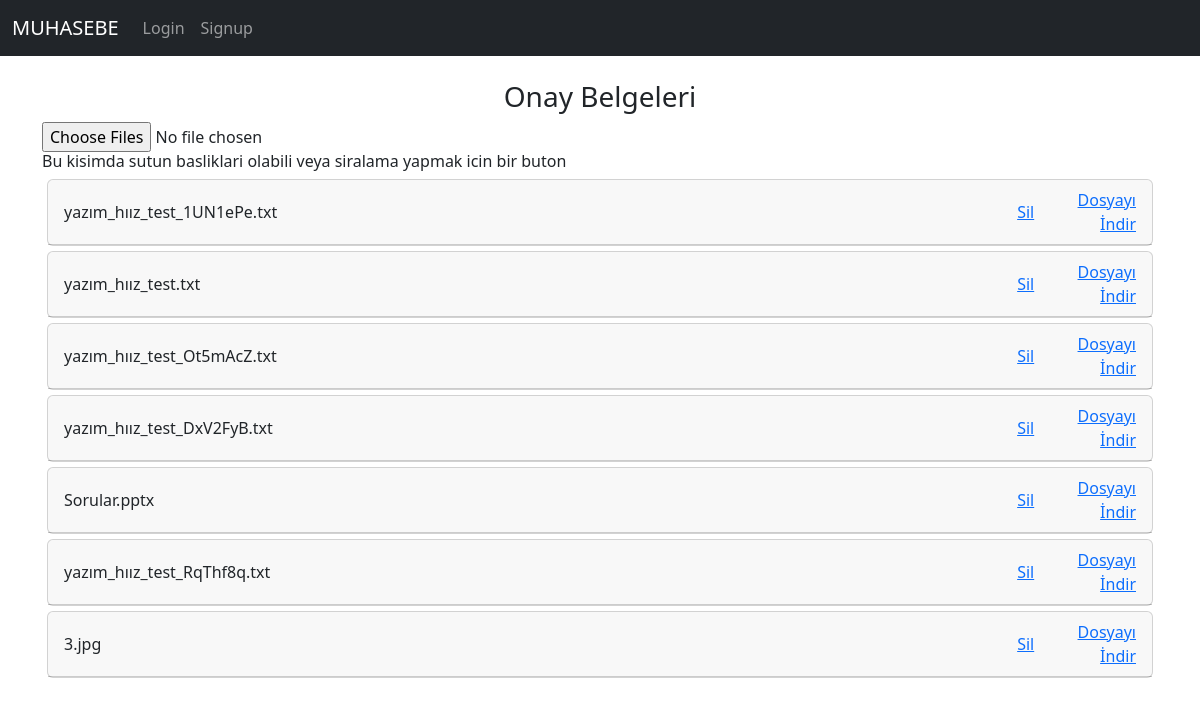
The app's page /onay_list/, older data.
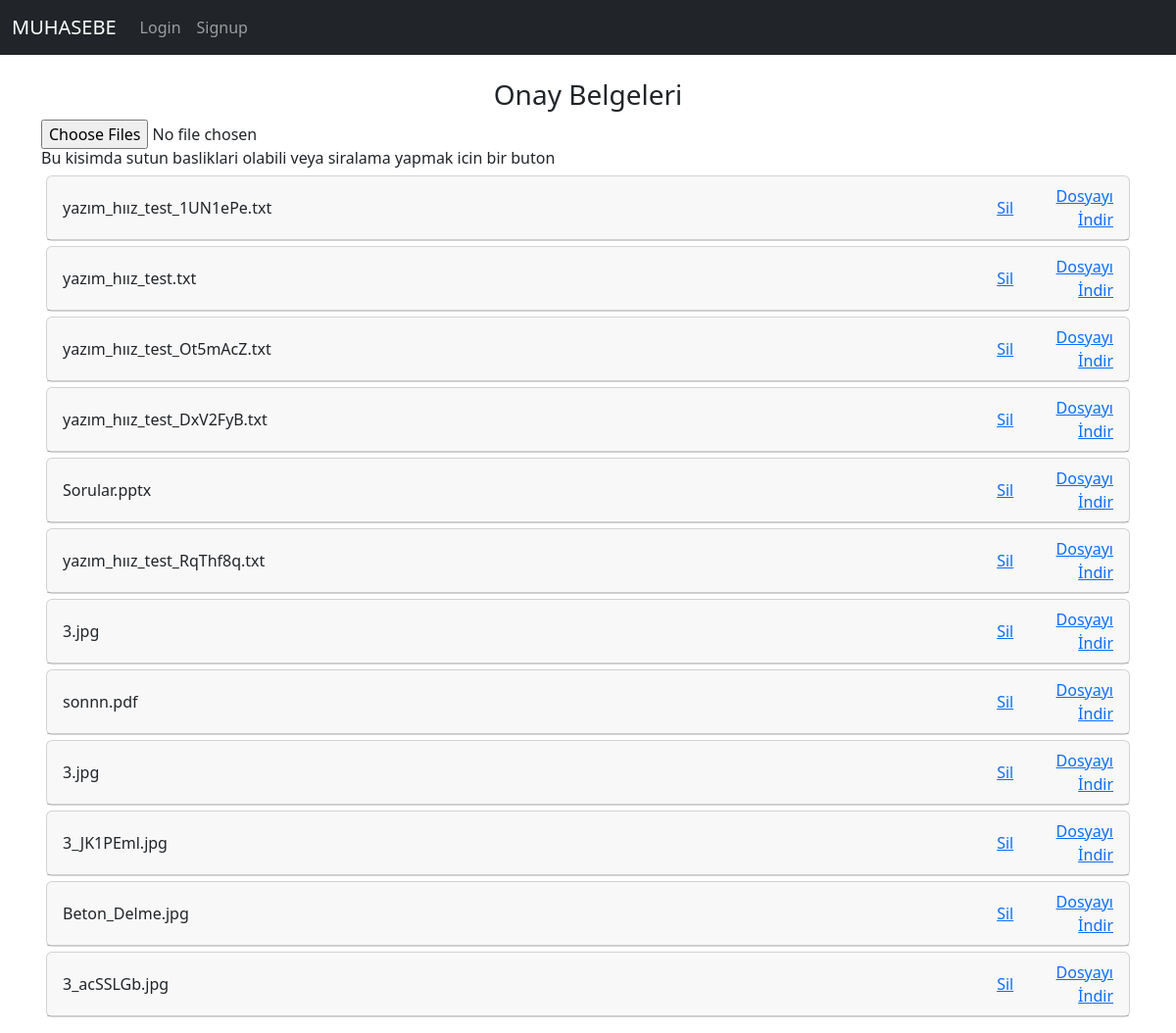
The same page, newer data.
### muhapp/models.py (models this page shows, shortened)
class OnayUploadedModel(models.Model):
    file = models.FileField(upload_to='')
    uploaded_at = models.DateTimeField(auto_now_add=True)

### muhapp/views.py (the view)
# urls.py: path('onay_list/', views.onay_list_view, name='onay_list'),
def onay_list_view(request):
    files = models.OnayUploadedModel.objects.all()  # models.py'deki modele göre
    return render(request, 'muhapp/onaylar.html', {'files': files})

### muhapp/templates/muhapp/onaylar.html (shortened to what this page needs)
{% extends "base.html" %}
{%block content%}
<div class="container">
  <div style="text-align:center;"><h3>Onay Belgeleri</h3></div>
  <form action="/onay_upload/" method="POST" class="dropzone" id="my-awesome-dropzone">
    <div class="fallback">
      <input name="file" type="file" multiple>
    </div>
  <h6>Bu kisimda sutun basliklari olabili veya siralama yapmak icin bir buton</h6>
    {% for file in files %}
    <div class="card" style="margin: 5px;">
      <div class="card-header" style="display: flex; align-items: center; ">
        <div class="" style="width: 90%; "><span class="dosya-label">{{ file.file.name }}</span></div>
        <div class="" style="padding-left:5px; text-align: right;"><a href="{% url 'muhapp:onay_delete' file.id %}">Sil</a></div>
        <div class="" style="padding-left:5px; text-align: right;"><a href="{% url 'muhapp:onay_download' file_id=file.id %}">Dosyayı İndir</a></div>
      </div>
    </div>
    {% endfor %}
</form>
</div>
{%endblock%}

Row changes from the older to the newer data that the page shows:
added OnayUploadedModel: file.name "sonnn.pdf"
added OnayUploadedModel: file.name "3.jpg"
added OnayUploadedModel: file.name "3_JK1PEml.jpg"
added OnayUploadedModel: file.name "Beton_Delme.jpg"
added OnayUploadedModel: file.name "3_acSSLGb.jpg"
